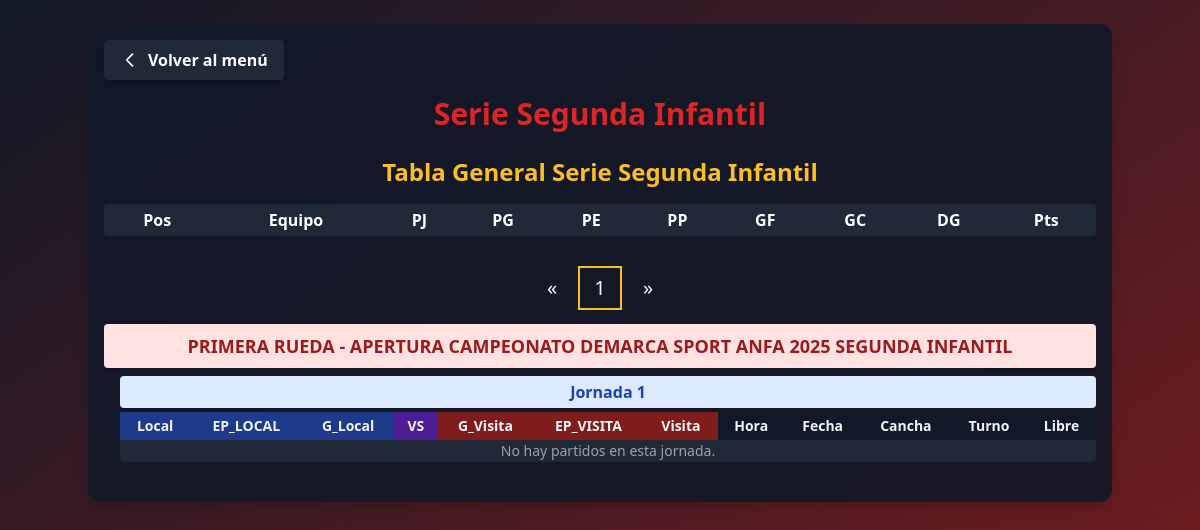
Page /serie_segunda_infantil/ on the committed database.
### app_main/models.py (models this page shows, shortened)
class Fase(models.Model):
    nombre = models.CharField(max_length=100, unique=True)

class Jornada(models.Model):
    fase = models.ForeignKey(Fase, on_delete=models.CASCADE, related_name='jornadas')
    nombre = models.CharField(max_length=100)

### app_main/views.py (the view, shortened to what this page needs)
# urls.py: path('serie_segunda_infantil/', views.serie_segunda_infantil, name='serie_segunda_infantil'),
def serie_segunda_infantil(request):
    fases = Fase.objects.filter(nombre__icontains="SEGUNDA INFANTIL").prefetch_related('jornadas__partidos_segunda_infantil')
    clubes = Clubes.objects.all()
    jornadas = Jornada.objects.all()
    tablero_general = calcular_tablero_general_segunda_infantil()
    return render(request, 'serie_segunda_infantil.html', {
        'fases': fases,
        'clubes': clubes,
        'jornadas': jornadas,
        'estado_choices': SerieSegundaInfantil.ESTADO_PARTIDO_CHOICES,
        'tablero_general': tablero_general,
    })

### app_main/views.py (called while the page is built, shortened)
def calcular_tablero_general_segunda_infantil():
    stats = defaultdict(lambda: {
        'equipo': None, 'PJ': 0, 'PG': 0, 'PE': 0, 'PP': 0, 'GF': 0, 'GC': 0, 'DG': 0, 'Pts': 0
    })
    for equipo_id in stats:
        stats[equipo_id]['DG'] = stats[equipo_id]['GF'] - stats[equipo_id]['GC']
    clasificacion = sorted(
        stats.values(),
        key=lambda x: (x['Pts'], x['DG'], x['GF']),
        reverse=True
    )
    return clasificacion

### app_main/templates/serie_segunda_infantil.html (shortened to what this page needs)
<!DOCTYPE html>
<html>
<head>
    <link href="https://cdn.jsdelivr.net/npm/tailwindcss@2.2.19/dist/tailwind.min.css" rel="stylesheet"/>
</head>
<body class="bg-gradient-to-br from-gray-900 to-red-900 min-h-screen text-gray-100">
    <div class="container mx-auto p-4 bg-gray-900 bg-opacity-90 rounded-xl shadow-lg mt-6">
        <div class="flex items-center mb-4">
            <a href="{% url 'menu' %}" class="bg-gray-800 hover:bg-gray-700 text-white font-bold py-2 px-4 rounded shadow transition flex items-center">
                <svg class="w-5 h-5 mr-2" fill="none" stroke="currentColor" stroke-width="2" viewBox="0 0 24 24">
                    <path stroke-linecap="round" stroke-linejoin="round" d="M15 19l-7-7 7-7" />
                </svg>
                Volver al menú
            </a>
        </div>
        <h1 class="text-3xl font-extrabold text-red-600 mb-6 text-center drop-shadow">Serie Segunda Infantil</h1>
        <h2 class="text-2xl font-bold text-center text-yellow-400 mb-4">Tabla General Serie Segunda Infantil</h2>
        <div class="w-full mb-8">
            <div class="overflow-x-auto">
                <table class="min-w-full bg-gray-800 text-white rounded">
                    <thead>
                        <tr>
                            <th class="px-2 py-1">Pos</th>
                            <th class="px-2 py-1">Equipo</th>
                            <th class="px-2 py-1">PJ</th>
                            <th class="px-2 py-1">PG</th>
                            <th class="px-2 py-1">PE</th>
                            <th class="px-2 py-1">PP</th>
                            <th class="px-2 py-1">GF</th>
                            <th class="px-2 py-1">GC</th>
                            <th class="px-2 py-1">DG</th>
                            <th class="px-2 py-1">Pts</th>
                        </tr>
                    </thead>
                </table>
            </div>
        </div>
        {% if fases %}
        <div class="flex justify-center mb-4">
            <button type="button" id="fase-prev-btn" class="fase-pagination-btn" aria-label="Anterior">&laquo;</button>
            {% for fase in fases %}
                <button type="button" class="fase-pagination-btn" data-fase-index="{{ forloop.counter0 }}">{{ forloop.counter }}</button>
            {% endfor %}
            <button type="button" id="fase-next-btn" class="fase-pagination-btn" aria-label="Siguiente">&raquo;</button>
        </div>
        {% endif %}
        <div id="fases-container">
        {% for fase in fases %}
            <div class="fase-page{% if forloop.first %} active{% endif %}" data-fase-index="{{ forloop.counter0 }}">
                <div class="bg-red-100 text-red-800 font-bold rounded px-4 py-2 flex flex-col items-center justify-center mb-2 shadow">
                    <span class="text-lg text-center w-full">{{ fase.nombre }}</span>
                </div>
                <div class="ml-4 mb-6">
                    {% for jornada in fase.jornadas.all %}
                        <div class="bg-blue-100 text-blue-800 font-semibold rounded px-3 py-1 flex flex-col items-center justify-center mb-1 shadow">
                            <span class="text-base text-center w-full">{{ jornada.nombre }}</span>
                        </div>
                        <form method="post" class="mb-4">
                            <div class="overflow-x-auto">
                            <table class="min-w-full text-xs md:text-sm bg-gray-800 rounded shadow">
                                <thead>
                                    <tr>
                                        <th class="px-2 py-1 bg-blue-900">Local</th>
                                        <th class="px-2 py-1 bg-blue-900">EP_LOCAL</th>
                                        <th class="px-2 py-1 bg-blue-900">G_Local</th>
                                        <th class="px-2 py-1 bg-purple-900">VS</th>
                                        <th class="px-2 py-1 bg-red-900">G_Visita</th>
                                        <th class="px-2 py-1 bg-red-900">EP_VISITA</th>
                                        <th class="px-2 py-1 bg-red-900">Visita</th>
                                        <th class="px-2 py-1 bg-gray-900">Hora</th>
                                        <th class="px-2 py-1 bg-gray-900">Fecha</th>
                                        <th class="px-2 py-1 bg-gray-900">Cancha</th>
                                        <th class="px-2 py-1 bg-gray-900">Turno</th>
                                        <th class="px-2 py-1 bg-gray-900">Libre</th>
                                    </tr>
                                </thead>
                                <tbody>
                                    {% for sh in jornada.partidos_segunda_infantil.all %}
                                    <tr id="jornada-{{ jornada.id }}-partido-{{ sh.id }}">
                                        <input type="hidden" name="id_{{ sh.id }}" value="{{ sh.id }}">
                                        <td class="text-center text-white bg-blue-800 bg-opacity-50">{{ sh.equipo_local.club }}</td>
                                        <td class="text-center text-white bg-blue-800 bg-opacity-50">{{ sh.estado_partido_local }}</td>
                                        <td class="bg-blue-800 bg-opacity-50">
                                            {% if user.is_authenticated %}
                                            <input type="number" name="goles_local_{{ sh.id }}" value="{{ sh.goles_local }}" min="0" class="bg-gray-900 text-white rounded w-16 px-1">
                                            {% else %}
                                            <span class="text-center text-white">{{ sh.goles_local }}</span>
                                            {% endif %}
                                        </td>
                                        <td class="text-center text-white bg-purple-800 bg-opacity-50 font-bold">VS</td>
                                        <td class="bg-red-800 bg-opacity-50">
                                            {% if user.is_authenticated %}
                                            <input type="number" name="goles_visita_{{ sh.id }}" value="{{ sh.goles_visita }}" min="0" class="bg-gray-900 text-white rounded w-16 px-1">
                                            {% else %}
                                            <span class="text-center text-white">{{ sh.goles_visita }}</span>
                                            {% endif %}
                                        </td>
                                        <td class="text-center text-white bg-red-800 bg-opacity-50">{{ sh.estado_partido_visita }}</td>
                                        <td class="text-center text-white bg-red-800 bg-opacity-50">{{ sh.equipo_visita.club }}</td>
                                        <td class="text-center text-white bg-gray-800 bg-opacity-50">{{ sh.horario }}</td>
                                        <td class="text-center text-white bg-gray-800 bg-opacity-50">{{ sh.fecha|date:'Y-m-d' }}</td>
                                        <td class="text-center text-white bg-gray-800 bg-opacity-50">{{ sh.cancha }}</td>
                                        <td class="text-center text-white bg-gray-800 bg-opacity-50">{{ sh.turno }}</td>
                                        <td class="text-center text-white bg-gray-800 bg-opacity-50">{{ sh.libre }}</td>
                                        <td class="bg-gray-800 bg-opacity-50">
                                            {% if user.is_authenticated %}
                                            <button type="submit" name="delete_row" value="{{ sh.id }}" class="bg-red-600 hover:bg-red-700 text-white rounded px-2 py-1 text-xs" onclick="return confirm('¿Eliminar este partido?')">Eliminar</button>
                                            <button type="button" onclick="openEditModal('{{ sh.id }}', '{{ sh.equipo_local.id }}', '{{ sh.equipo_visita.id }}', '{{ sh.horario|time:'H:i' }}', '{{ sh.fecha|date:'Y-m-d' }}', '{{ sh.cancha }}', '{{ sh.turno }}', '{{ sh.libre }}')" class="bg-yellow-600 hover:bg-yellow-700 text-white rounded px-2 py-1 text-xs ml-1">Editar</button>
                                            {% endif %}
                                        </td>
                                    </tr>
                                    {% empty %}
                                    <tr><td colspan="{% if user.is_authenticated %}13{% else %}12{% endif %}" class="text-center text-gray-400">No hay partidos en esta jornada.</td></tr>
                                    {% endfor %}
                                </tbody>
                            </table>
                            </div>
                        </form>
                    {% empty %}
                        <div class="text-gray-400 mb-4 text-center">No hay jornadas en esta fase.</div>
                    {% endfor %}
                </div>
            </div>
        {% empty %}
            <div class="text-gray-400 text-center">No hay fases creadas.</div>
        {% endfor %}
        </div>
    </div>
</body>
</html>

### app_main/templates/serie_segunda_infantil.html (style rules this page uses)
.fase-page { display: none; }
.fase-page.active { display: block; }
.fase-pagination-btn { @apply bg-red-600 hover:bg-red-700 text-white font-bold rounded-lg shadow transition; width: 2.5rem; height: 2.5rem; min-width: 2.5rem; min-height: 2.5rem; display: flex; align-items: center; justify-content: center; margin: 0 0.25rem; font-size: 1.25rem; border: 2px solid transparent; box-sizing: border-box; }
.fase-pagination-btn.active { @apply bg-yellow-400 text-red-900 border-yellow-500; border-width: 2px; box-shadow: 0 0 0 2px #fbbf24; }

### rows in the picture
Fase: nombre "PRIMERA RUEDA - APERTURA CAMPEONATO DEMARCA SPORT ANFA 2025 SEGUNDA INFANTIL"
Jornada: nombre "Jornada 1"
